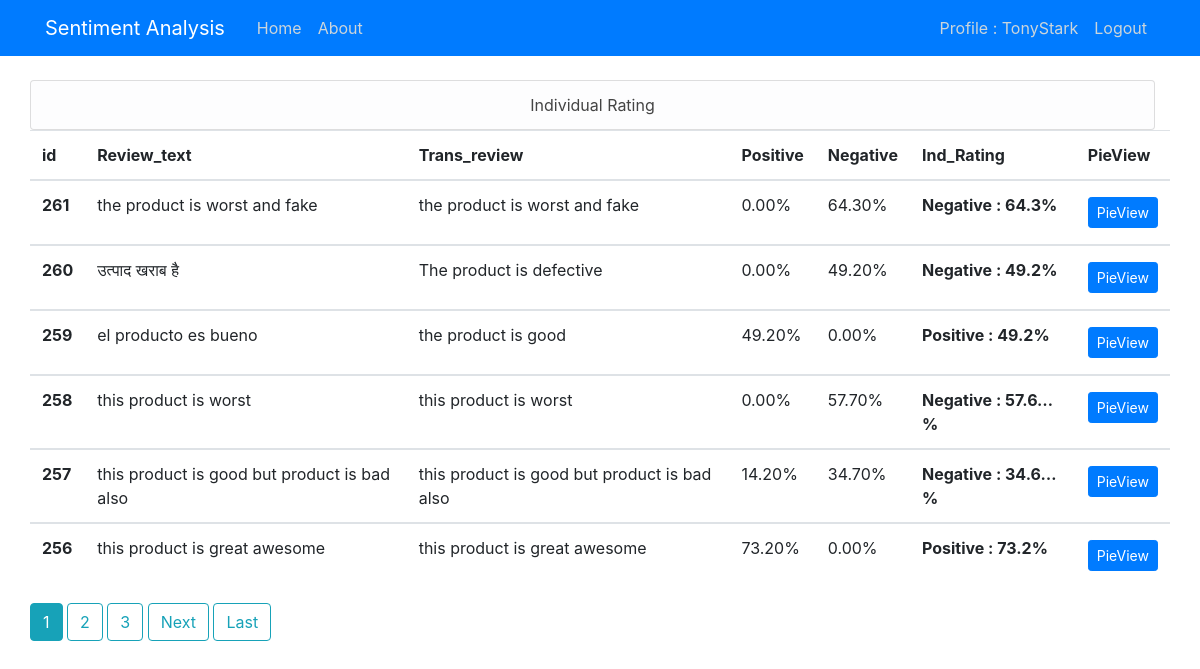
The page /sentiment/indhome1/ (signed in) on the database its author committed.
### sentiment/models.py (models this page shows)
class individual(models.Model):
    filename = models.CharField(max_length=100)
    review_text = models.TextField()
    process_review = models.TextField()
    positive = models.FloatField()
    negative = models.FloatField()
    neutral = models.FloatField()
    rat = models.CharField(max_length=100)

### sentiment/views.py (the view)
# urls.py: path('indhome1/',indListView.as_view(),name='indhome'),
class indListView(ListView):
    model = individual
    template_name = 'sentiment/indhome.html'
    context_object_name = 'ir'
    ordering = ['-id']
    paginate_by = 6

### sentiment/templates/sentiment/indhome.html (shortened to what this page needs)
{% extends "sentiment/base.html" %}
{% block content %}
  {% if user.is_authenticated %}
    <div class="row">
      <ul class="list-group col-12">
        <center><li class="list-group-item list-group-item-light"><a class="article-title" href="#">Individual Rating</a></li></center>
      </ul>
      <div class="table-responsive-sm">
        <table class="table">
            <thead>
                <tr>
                  <th scope="col">id</th>
                  <th scope="col">Review_text</th>
                  <th scope="col">Trans_review</th>
                  <th scope="col">Positive</th>
                  <th scope="col">Negative</th>
                  <th scope="col">Ind_Rating</th>
                  <th scope="col">PieView</th>
                </tr>
              </thead>
              {% for ir in ir %}
             <tbody>
               <tr>
                    <th scope="row">{{ ir.id }}</th>
                    <td>{{ ir.review_text }}</td>
                    <td>{{ ir.process_review }}</td>
                    <td>{{ ir.positive|floatformat:2 }}%</td>
                    <td>{{ ir.negative|floatformat:2 }}%</td>
                    <th scope="row">{{ir.rat|truncatechars_html:16}}%</th>
                    <td><a class="btn btn-primary btn-sm mt-1 mb-1" href="{% url 'ind-detail' ir.id %}">PieView</a></td>
                  </tr>
                </tbody>
              {% endfor %}
        </table>
          {% if is_paginated %}
          {% for num in page_obj.paginator.page_range %}
          {% if page_obj.number == num %}
            <a class="btn btn-info mb-4" href="?page={{ num }}">{{ num }}</a>
          {% elif num > page_obj.number|add:'-3' and num < page_obj.number|add:'3'%}
          <a class="btn btn-outline-info mb-4" href="?page={{ num }}">{{ num }}</a>
          {% endif %}
          {% endfor %}
          {% if page_obj.has_next %}
          <a class="btn btn-outline-info mb-4" href="?page={{ page_obj.next_page_number }}">Next</a>
          <a class="btn btn-outline-info mb-4" href="?page={{ page_obj.paginator.num_pages }}">Last</a>
          {% endif %}
          {% endif %}
    </div>
    </div>
  {% endif %}
{% endblock content %}

### sentiment/templates/sentiment/navbar.html (shortened to what this page needs)
{% load static %}
<!DOCTYPE html>
<html>
<head>
    <link rel="stylesheet" href="https://maxcdn.bootstrapcdn.com/bootstrap/4.0.0/css/bootstrap.min.css">
    <link rel="stylesheet" type="text/css" href="{% static 'sentiment/main.css' %}">
</head>
<header class="site-header">
    <nav class="navbar navbar-expand-md navbar-dark bg-primary fixed-top" style="background-color: #417a35d0;">
      <div class="container">
        <a class="navbar-brand mr-4" href="{% url 'home' %}">Sentiment Analysis</a>
        <div class="collapse navbar-collapse" id="navbarToggle">
            <div class="navbar-nav mr-auto">
                <a class="nav-item nav-link" href="{% url 'home' %}">Home</a>
                <a class="nav-item nav-link" href="{% url 'about' %}">About</a>
            </div>
            <div class="navbar-nav">
                {% if user.is_authenticated %}
                    <a class="nav-item nav-link" href="{% url 'profile' %}">Profile : {{ user.username }}</a>
                    <a class="nav-item nav-link" href="{% url 'logout' %}">Logout</a>
                {% else %}
                    <a class="nav-item nav-link" href="{% url 'login' %}">Login</a>
                {% endif %}
            </div>
        </div>
      </div>
    </nav>
</header>

### sentiment/static/sentiment/main.css (style rules this page uses)
body { background-color: #ffffff; color: #333333; margin-top: 5rem; }
ul { margin: 0; }
.site-header .navbar-nav .nav-link { color: #cbd5db; }
.article-title { color: #444444; }

### rows shown on the page
individual: id "261", review_text "the product is worst and fake", process_review "the product is worst and fake", positive "0.00", negative "64.30", rat "Negative : 64.3"
individual: id "260", review_text "उत्पाद खराब है", process_review "The product is defective", positive "0.00", negative "49.20", rat "Negative : 49.2"
individual: id "259", review_text "el producto es bueno", process_review "the product is good", positive "49.20", negative "0.00", rat "Positive : 49.2"
individual: id "258", review_text "this product is worst", process_review "this product is worst", positive "0.00", negative "57.70", rat "Negative : 57.6…"
individual: id "257", review_text "this product is good but product is bad also", process_review "this product is good but product is bad also", positive "14.20", negative "34.70", rat "Negative : 34.6…"
individual: id "256", review_text "this product is great awesome", process_review "this product is great awesome", positive "73.20", negative "0.00", rat "Positive : 73.2"

### other values the page prints
{{ user.username }} "TonyStark"
{{ num }} "1"
{{ num }} "2" "3"
